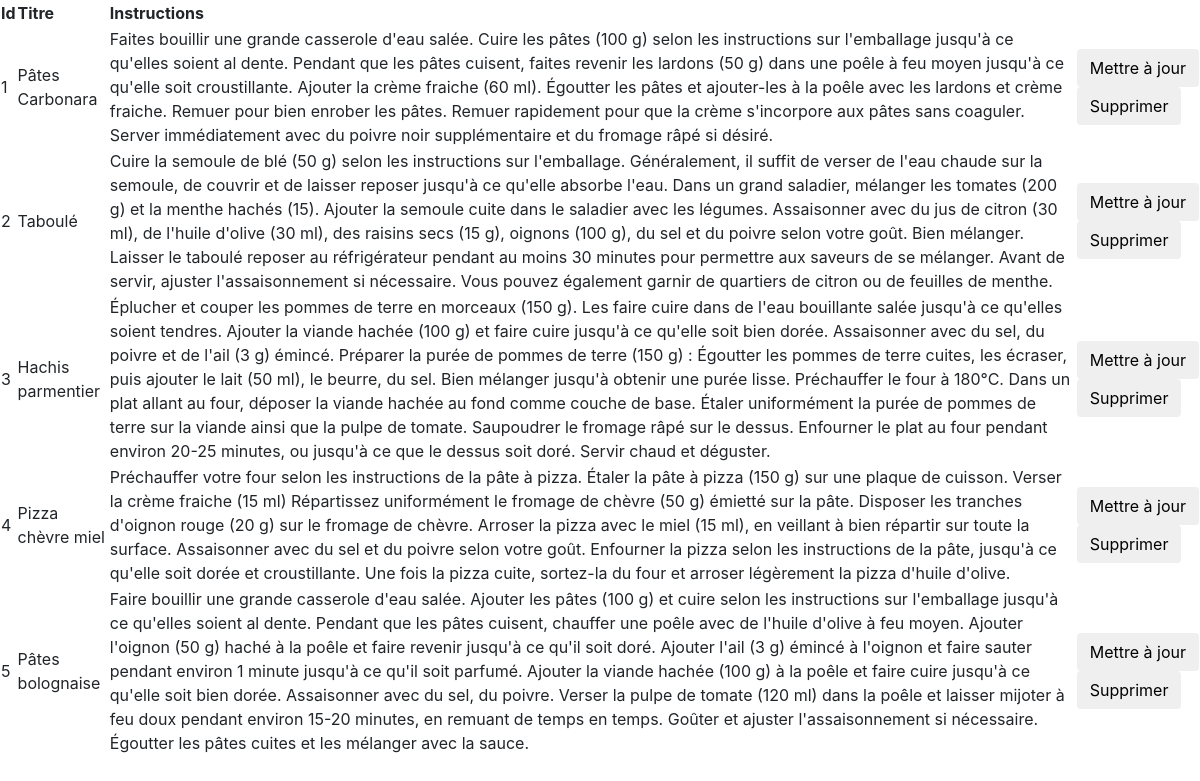
The app's page /backoffice with its own data.
### tables this page shows
CREATE TABLE IF NOT EXISTS `recettes` (
  `id_Recettes` int NOT NULL AUTO_INCREMENT,
  `Titre` varchar(45) DEFAULT NULL,
  `Instructions` varchar(2500) DEFAULT NULL,
  `Total_Calorique` int DEFAULT NULL,
  `slug` varchar(100) DEFAULT NULL,
  `Prix` int NOT NULL,
  PRIMARY KEY (`id_Recettes`)
);

### app/Controller.php (called while the page is built, shortened)
<?php
abstract class Controller {
    public function render(string $fichier, array $data = []) {
        extract($data);
        require_once(ROOT . 'views/' . strtolower(str_replace("Controller", "", basename(str_replace('\\', '/', get_class($this))))) . '/' . $fichier . '.php');
        $content = ob_get_clean();
        require_once(ROOT . 'views/layout/default.php');
    }
}
?>

### controllers/Backoffice.php (called while the page is built, shortened)
<?php
class BackOffice extends \app\Controller{
    public function index(){
        $backoffice = $this->recettes->getAll();
        $this->render('index', compact('backoffice'));
    }
}
?>

### Models/Recettes.php (called while the page is built, shortened)
<?php
class Recettes extends \app\Model{
    public function __construct()
    {
        $this->table = "recettes";
    }
}
?>

### app/Model.php (called while the page is built, shortened)
<?php
abstract class Model{
    private $host = "localhost";
    private $db_name = "devoirrecette";
    private $username = "root";
    private $password = "";
    protected $_connexion;
    public $table;
    public function getConnection(){
        $this->_connexion = null;
        try{
            $this->_connexion = new \mysqli($this->host, $this->username, $this->password, $this->db_name);
            $this->_connexion->set_charset("utf8");
        }catch(\mysqli_sql_exception $exception){
            echo "Erreur de connexion : " . $exception->getMessage();
        }
    }
    public function getAll(){
        $sql = "SELECT * FROM `{$this->table}`";
        $query = $this->_connexion->query($sql);
        return $query->fetch_all(MYSQLI_ASSOC);
    }
}
?>

### views/backoffice/index.php (the view, shortened to what this page needs)
<!DOCTYPE html>
<html lang="fr">
<head>
</head>
<body>
<table>
    <tr>
        <th>Id</th>
        <th>Titre</th>
        <th>Instructions</th>
        <th></th>
    </tr>
    <?php foreach($backoffice as $backoffices): ?>
        <tr>
            <td><?= $backoffices['id_Recettes'] ?></td>
            <td><?= $backoffices['Titre'] ?></td>
            <td><?= $backoffices['Instructions'] ?></td>
            <td>
                <form action="/views/backoffice/update/<?= $backoffices['id_Recettes'] ?>" method="POST">
                    <input type="submit" value="Mettre à jour" class="btn">
                </form>
                <form action="backoffice/delete/<?= $backoffices['id_Recettes'] ?>" method="GET">
                    <input type="submit" value="Supprimer" class="btn">
                </form>
            </td>
        </tr>
    <?php endforeach ?>
</table>
</body>
</html>

### index.php (shortened to what this page needs)
<!DOCTYPE html>
<html lang="fr">
<head>
</head>
<body>
<?php
require_once(ROOT . 'app/Model.php');
require_once(ROOT . 'app/Controller.php');
$params = explode('/', $_GET['p']);
if ($params[0] != "") {
    $controller = "\\controllers\\" . ucfirst($params[0]);
    $action = isset($params[1]) ? $params[1] : 'index';
    if (file_exists(ROOT . str_replace('\\', DIRECTORY_SEPARATOR, $controller) . '.php')) {
        $controller = new $controller();
        if (method_exists($controller, $action)) {
            unset($params[0]);
            unset($params[1]);
            call_user_func_array([$controller, $action], $params);
        } else {
            http_response_code(404);
            echo "La page recherchée n'existe pas";
        }
    } else {
        http_response_code(404);
        echo "La page recherchée n'existe pas";
    }
} else {
    require_once(ROOT . 'controllers/Main.php');
    $controller = new \controllers\Main();
    $controller->index();
}
?>
</body>
</html>

### views/layout/default.php (shortened to what this page needs)
<!DOCTYPE html>
<html lang="fr">
<head>
    <link rel="stylesheet" href="https://maxcdn.bootstrapcdn.com/bootstrap/4.0.0/css/bootstrap.min.css">
    <link rel="stylesheet" href="/css/style.css">
    <link rel="stylesheet" href="https://cdnjs.cloudflare.com/ajax/libs/font-awesome/6.0.0/css/all.min.css">
</head>
<body>
    <main><?= $content ?></main>
</body>
</html>

### records on screen
recettes: id_Recettes "1", Titre "Pâtes Carbonara", Instructions "Faites bouillir une grande casserole d'eau salée. Cuire les pâtes (100 g) selon les instructions sur l'emballage jusqu'à ce qu'elles soient al dente. Pendant que les pâtes cuisent, faites revenir les lardons (50 g) dans une poêle à feu moyen jusqu'à ce qu'elle soit croustillante. Ajouter la crème fraiche (60 ml). Égoutter les pâtes et ajouter-les à la poêle avec les lardons et crème fraiche. Remuer pour bien enrober les pâtes. Remuer rapidement pour que la crème s'incorpore aux pâtes sans coaguler. Server immédiatement avec du poivre noir supplémentaire et du fromage râpé si désiré."
recettes: id_Recettes "2", Titre "Taboulé", Instructions "Cuire la semoule de blé (50 g) selon les instructions sur l'emballage. Généralement, il suffit de verser de l'eau chaude sur la semoule, de couvrir et de laisser reposer jusqu'à ce qu'elle absorbe l'eau. Dans un grand saladier, mélanger les tomates (200 g) et la menthe hachés (15). Ajouter la semoule cuite dans le saladier avec les légumes. Assaisonner avec du jus de citron (30 ml), de l'huile d'olive (30 ml), des raisins secs (15 g), oignons (100 g), du sel et du poivre selon votre goût. Bien mélanger. Laisser le taboulé reposer au réfrigérateur pendant au moins 30 minutes pour permettre aux saveurs de se mélanger. Avant de servir, ajuster l'assaisonnement si nécessaire. Vous pouvez…"
recettes: id_Recettes "3", Titre "Hachis parmentier", Instructions "Éplucher et couper les pommes de terre en morceaux (150 g). Les faire cuire dans de l'eau bouillante salée jusqu'à ce qu'elles soient tendres. Ajouter la viande hachée (100 g) et faire cuire jusqu'à ce qu'elle soit bien dorée. Assaisonner avec du sel, du poivre et de l'ail (3 g) émincé. Préparer la purée de pommes de terre (150 g) : Égoutter les pommes de terre cuites, les écraser, puis ajouter le lait (50 ml), le beurre, du sel. Bien mélanger jusqu'à obtenir une purée lisse. Préchauffer le four à 180°C. Dans un plat allant au four, déposer la viande hachée au fond comme couche de base. Étaler uniformément la purée de pommes de terre sur la viande ainsi que la pulpe de tomate. Saupoudrer le…"
recettes: id_Recettes "4", Titre "Pizza chèvre miel", Instructions "Préchauffer votre four selon les instructions de la pâte à pizza. Étaler la pâte à pizza (150 g) sur une plaque de cuisson. Verser la crème fraiche (15 ml) Répartissez uniformément le fromage de chèvre (50 g) émietté sur la pâte. Disposer les tranches d'oignon rouge (20 g) sur le fromage de chèvre. Arroser la pizza avec le miel (15 ml), en veillant à bien répartir sur toute la surface. Assaisonner avec du sel et du poivre selon votre goût. Enfourner la pizza selon les instructions de la pâte, jusqu'à ce qu'elle soit dorée et croustillante. Une fois la pizza cuite, sortez-la du four et arroser légèrement la pizza d'huile d'olive."
recettes: id_Recettes "5", Titre "Pâtes bolognaise", Instructions "Faire bouillir une grande casserole d'eau salée. Ajouter les pâtes (100 g) et cuire selon les instructions sur l'emballage jusqu'à ce qu'elles soient al dente. Pendant que les pâtes cuisent, chauffer une poêle avec de l'huile d'olive à feu moyen. Ajouter l'oignon (50 g) haché à la poêle et faire revenir jusqu'à ce qu'il soit doré. Ajouter l'ail (3 g) émincé à l'oignon et faire sauter pendant environ 1 minute jusqu'à ce qu'il soit parfumé. Ajouter la viande hachée (100 g) à la poêle et faire cuire jusqu'à ce qu'elle soit bien dorée. Assaisonner avec du sel, du poivre. Verser la pulpe de tomate (120 ml) dans la poêle et laisser mijoter à feu doux pendant environ 15-20 minutes, en remuant de…"
